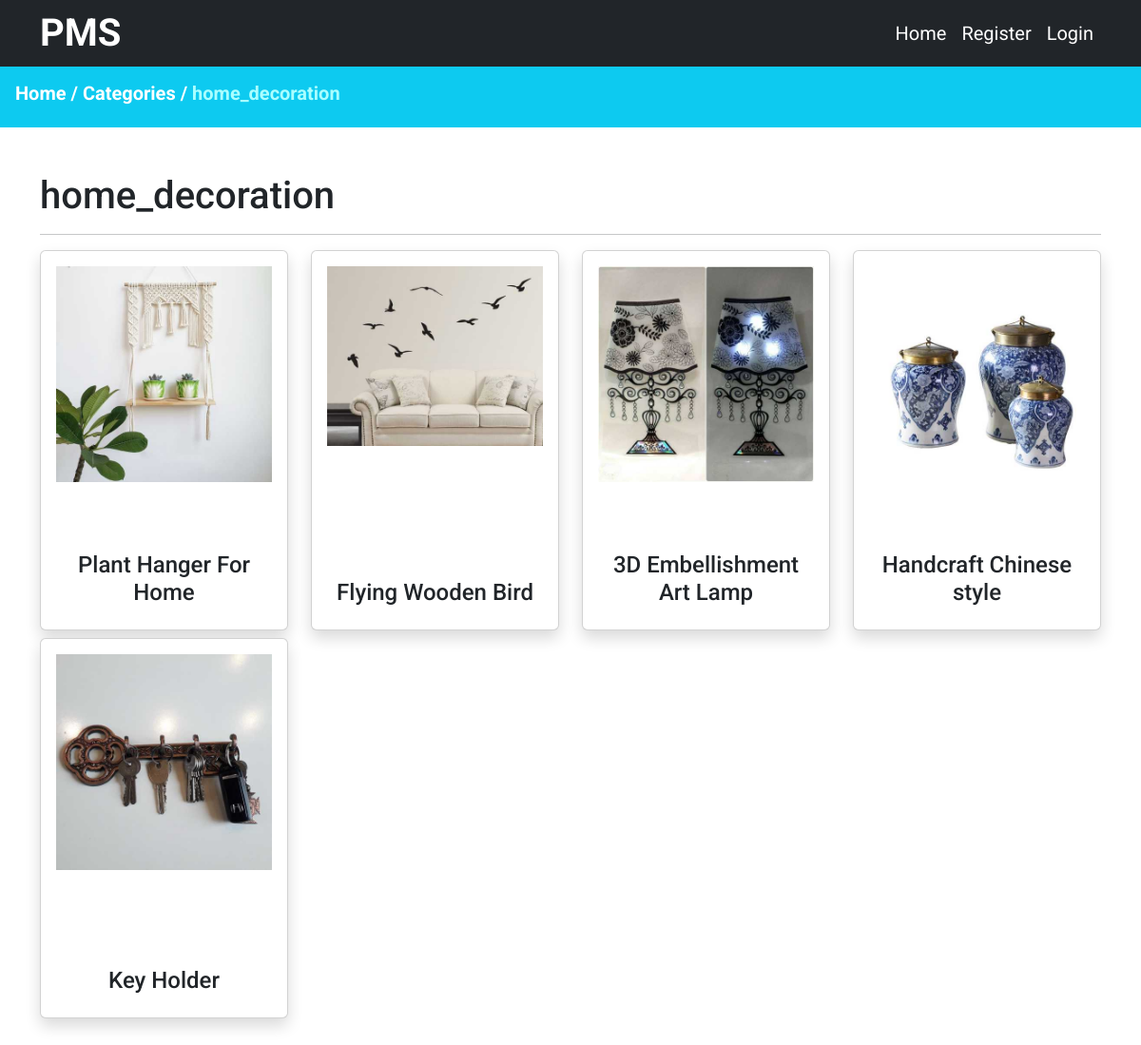
Screenshot of /product.php?category=this is the slug of category home_decoration with the database file from the repository.
### tables this page shows
CREATE TABLE `categories` (
  `id` int(11) NOT NULL,
  `name` varchar(191) NOT NULL,
  `slug` varchar(191) NOT NULL,
  `description` mediumtext NOT NULL,
  `status` tinyint(4) NOT NULL,
  `popular` tinyint(4) NOT NULL,
  `image` varchar(191) NOT NULL,
  `meta_title` varchar(191) NOT NULL,
  `meta_description` mediumtext NOT NULL,
  `meta_keywords` mediumtext NOT NULL,
  `created_at` date NOT NULL DEFAULT current_timestamp()
);

CREATE TABLE `products` (
  `id` int(11) NOT NULL,
  `category_id` int(11) NOT NULL,
  `name` varchar(191) NOT NULL,
  `small_description` mediumtext NOT NULL,
  `slug` varchar(191) NOT NULL,
  `original_price` int(11) NOT NULL,
  `selling_price` int(11) NOT NULL,
  `image` varchar(191) NOT NULL,
  `qty` int(11) NOT NULL,
  `status` tinyint(4) NOT NULL DEFAULT 0,
  `trending` tinyint(4) NOT NULL DEFAULT 0,
  `meta_title` varchar(191) NOT NULL,
  `meta_description` mediumtext NOT NULL,
  `meta_keywords` mediumtext NOT NULL,
  `created_at` date NOT NULL DEFAULT current_timestamp(),
  `updated_at` date NOT NULL,
  `description` mediumtext NOT NULL
);

### functions/userFunction.php (called while the page is built, shortened)
<?php
include('admin/config/dbcon.php');
function getBySlugActive($table,$slug) {
    global $con;
    $query = "SELECT * FROM `$table` WHERE `slug` = '$slug' and `status`='1' LIMIT 1";
    $query_run = mysqli_query($con, $query);
    return $query_run;
}
function getProductByCategory($catID) {
    global $con;
    $query = "SELECT * FROM `products` WHERE `category_id` = '$catID' and `status`='1'";
    $query_run = mysqli_query($con, $query);
    return $query_run;
}

### product.php (the view, shortened to what this page needs)
<?php
$array = explode("/", $_SERVER['PHP_SELF']);
$result =  end($array);
?>
<?php
include('includes/header.php');
include('functions/userFunction.php');
$slug =  $_GET['category'];
$category = getBySlugActive('categories', $slug);
$categories = mysqli_fetch_array($category);
?>
<div class="py-3 bg-info">
    <div class="ms-3">
        <h6 class="text-white fw-bold fs-5"><a class="text-white" href="index.php"> Home </a>/<a class="text-white" href="categories.php"> Categories </a>/ <span style="color: #aff;"><?= $categories['name']?></span></h6>
    </div>
</div>
<div class="py-5">
    <div class="container">
        <div class="row">
            <div class="col-md-12">
                <h1><?= $categories['name']?></h1>
                <hr>
                <div class="row">
                <?php
                $products = getProductByCategory($categories['id']);
                if (mysqli_num_rows($products) > 0):
                    foreach($products as $item):
                ?>
                <div class="col-md-3 mb-2">
                    <a href="product-view.php?name=<?= $item['name'] ?>&from=<?= $result ?>">
                    <div class="card shadow" style="min-height: 25rem;">
                        <div class="card-body" style="display: flex; flex-direction:column; justify-content:space-between">
                            <img src="admin/uploads/<?= $item['image'] ?>" alt="category image" class="w-100">
                            <h4 class="text-center"><?= $item['name'] ?></h4>
                        </div>
                    </div>
                    </a>
                </div>
                <?php
                endforeach;
                else :
                    echo "<h4 class='text-danger'>NO Products Available</h4>";
            endif;
                    ?>
                    </div>
            </div>
        </div>
    </div>
</div>
<?php
include('includes/footer.php');

### includes/header.php (style rules this page uses)
* { font-family: 'Roboto', sans-serif; }
a { text-decoration: none; }

### rows the page displays
categories: name "home_decoration"
products: image (picture), name "Plant Hanger For Home"
products: image (picture), name "Flying Wooden Bird"
products: image (picture), name "3D Embellishment Art Lamp"
products: image (picture), name "Handcraft Chinese style"
products: image (picture), name "Key Holder"
